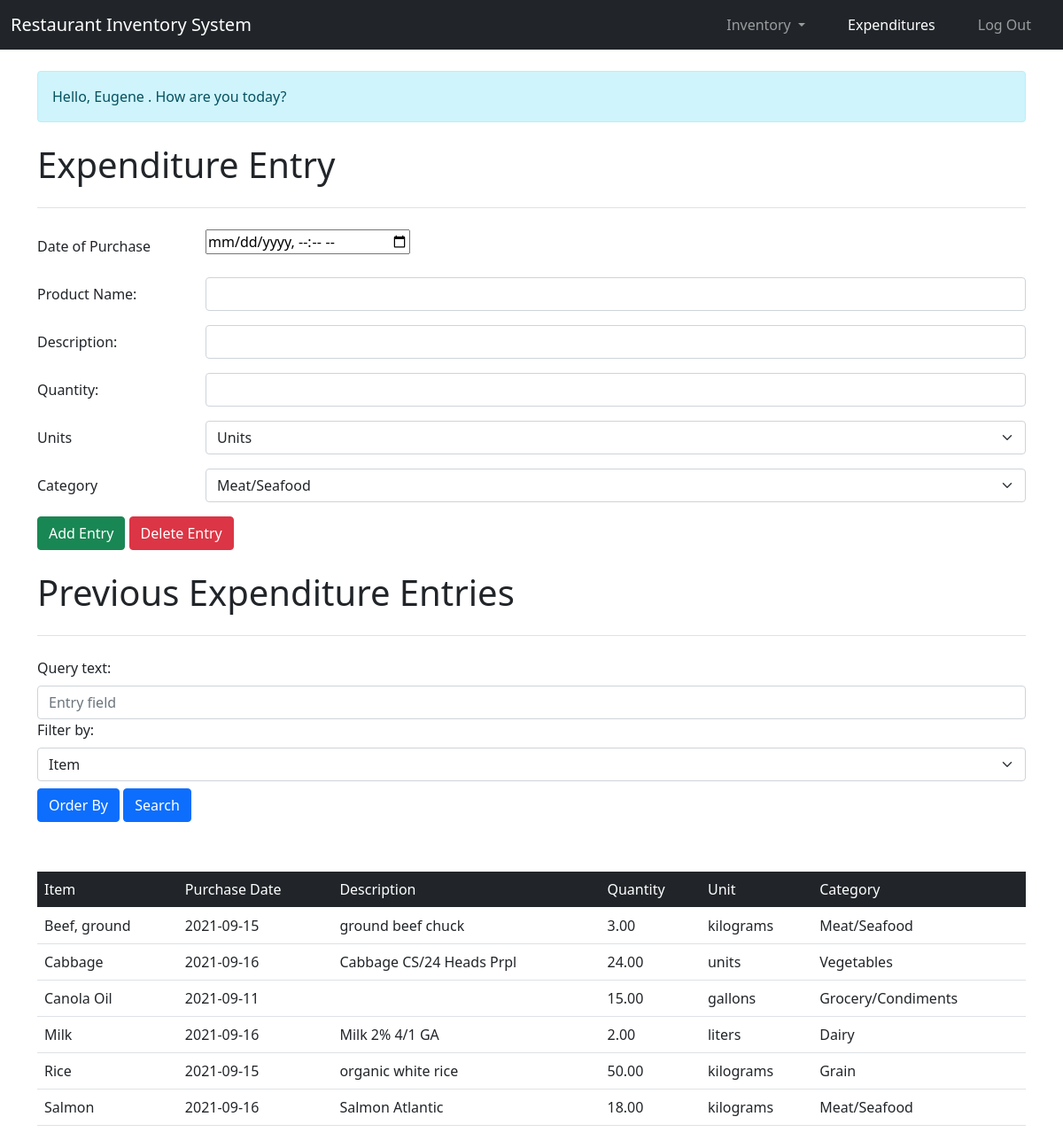
The app's page /index.php (signed in), older data.
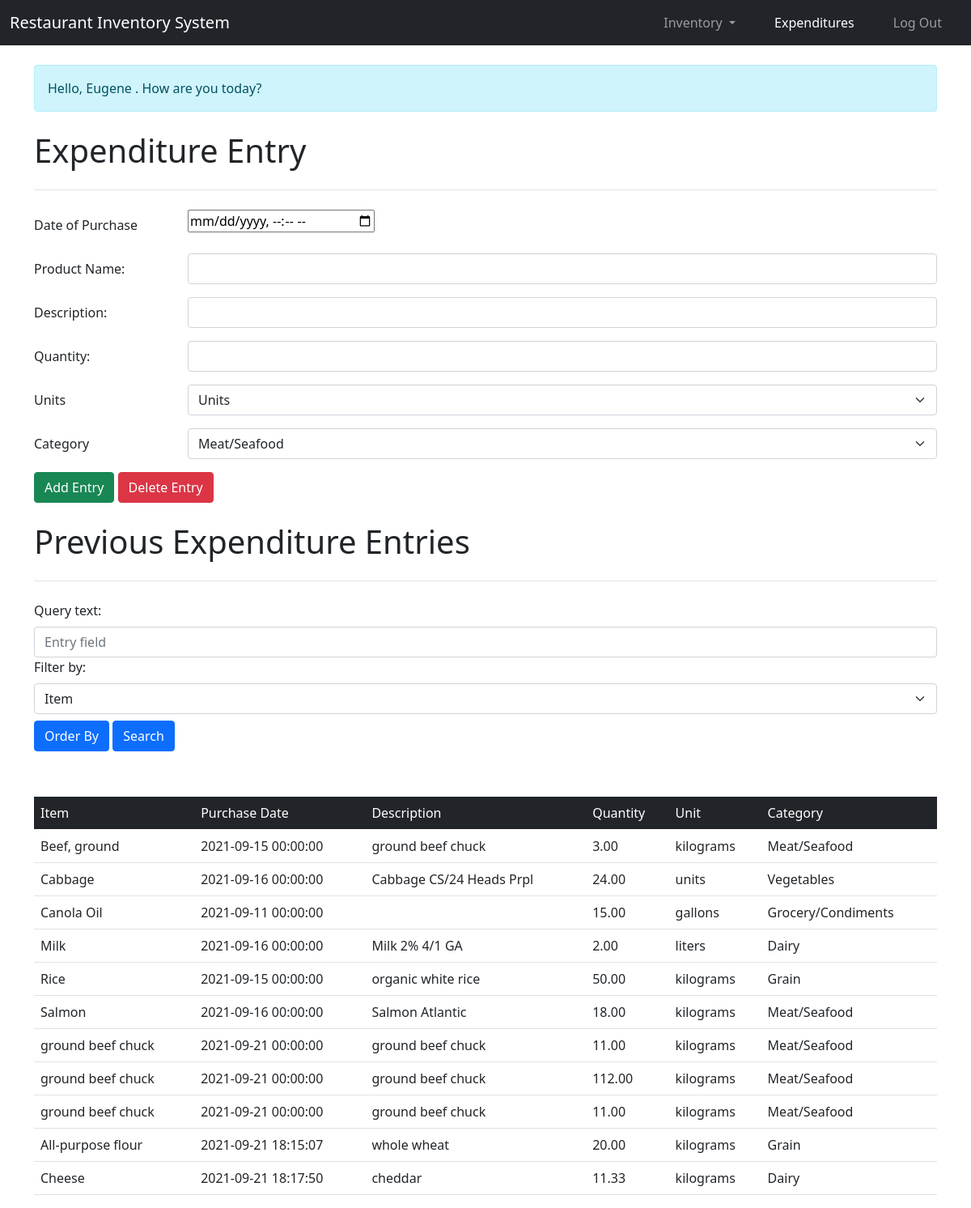
The same page, newer data.
### tables this page shows
CREATE TABLE `users` (
  `id` bigint(20) NOT NULL,
  `user_id` bigint(20) NOT NULL,
  `name` varchar(100) NOT NULL,
  `email` varchar(100) NOT NULL,
  `password` varchar(100) NOT NULL,
  `privelege` enum('admin','employee') NOT NULL,
  `date` timestamp NOT NULL DEFAULT current_timestamp() ON UPDATE current_timestamp()
);

CREATE TABLE `expenditure` (
  `Item` varchar(100) NOT NULL,
  `PurchaseDate` datetime NOT NULL DEFAULT current_timestamp(),
  `Description` varchar(255) DEFAULT NULL,
  `Quantity` float(7,2) NOT NULL DEFAULT 0.00,
  `Unit` enum('units','kilograms','boxes','liters','gallons') NOT NULL,
  `Category` enum('Meat/Seafood','Vegetables','Grocery/Condiments','Dairy','Grain','Fruit','Cutlery/Utensils','Major Equipment','Minor Equipment') NOT NULL
);

### include/functions.inc.php (called while the page is built, shortened)
<?php
function check_login($con)
{
	if(isset($_SESSION['user_id']))
	{
		$id = $_SESSION['user_id'];
		$query = "select * from users where user_id = $id limit 1";
		$result = mysqli_query($con, $query);
        if($result && mysqli_num_rows($result) > 0)
		{
			$user_data = mysqli_fetch_assoc($result);
			return $user_data;
		}
	}
	die;
}

### index.php (the view, shortened to what this page needs)
<?php
	include("./include/connections.inc.php");
	include("./include/functions.inc.php");
	$user_data = check_login($usersConnection);
?>
<!DOCTYPE html>
<html>
<head>
    <link href="https://cdn.jsdelivr.net/npm/bootstrap@5.0.2/dist/css/bootstrap.min.css" rel="stylesheet">
</head>
<body>
<nav class="navbar navbar-expand-lg navbar-dark bg-dark">
    <div class="container-fluid">
        <a class="navbar-brand" href="index.php">Restaurant Inventory System</a>
        <div class="collapse navbar-collapse " id="navbarSupportedContent">
            <ul class="navbar-nav ms-auto mb-2 mb-lg-0">
                <li class="nav-item dropdown">
                    <a class="nav-link dropdown-toggle px-4" href="#" id="navbarDropdown" role="button" data-bs-toggle="dropdown" aria-expanded="false">
                        Inventory
                    </a>
                </li>
                <li class="nav-item">
                    <a class="nav-link px-4 active" href="index.php">Expenditures</a>
                </li>
                <li class="nav-item">
                    <a class="nav-link px-4" href="logout.php">Log Out</a>
                </li>
            </ul>
        </div>
    </div>
</nav>
<div class = "container">
    <br>
    <div class="alert alert-info" role="alert">
        Hello, <?php echo $user_data['name']; ?>. How are you today?
    </div>
    <h1 class = "pb-4 mt-4 mb-4 border-bottom">Expenditure Entry</h1>
    <form method = "post">
        <div class="row mb-3">
            <label for="dateOfPurchase" class="col-sm-2 col-form-label">Date of Purchase</label>
            <div class="col-sm-10">
                <input type="datetime-local" name="dateOfPurchase" requiredclass="form-control" id="dateOfPurchase" required>
            </div>
        </div>
        <div class="row mb-3">
            <label for="productName" class="col-sm-2 col-form-label">Product Name:</label>
            <div class="col-sm-10">
                <input type="text" class="form-control" id="productName" name="productName" required>
            </div>
        </div>
        <div class="row mb-3">
            <label for="description" class="col-sm-2 col-form-label">Description: </label>
            <div class="col-sm-10">
                <input type="text" class="form-control" id="description" name="description" required>
            </div>
        </div>
        <div class="row mb-3">
            <label for="quantity" class="col-sm-2 col-form-label">Quantity: </label>
            <div class="col-sm-10">
                <input type="text" class="form-control" id="quantity" name="quantity" required>
            </div>
        </div>
        <div class="row mb-3">
            <label class="col-sm-2 col-form-label" for="units">Units</label>
            <div class="col-sm-10">
                <select class="form-select" id="units" type="text" name="units" required>
                    <option value='units'>Units</option>
                </select>
            </div>
        </div>
        <div class="row mb-3">
            <label class="col-sm-2 col-form-label" for="category">Category</label>
            <div class="col-sm-10">
                <select class="form-select" id="category" name = "category" required>
                    <option value='Meat/Seafood'>Meat/Seafood</option>
                </select>
            </div>
        </div>
        <button type="submit" name="addEntry" value="Add Entry" class="text-right btn btn-success"> Add Entry</button>
        <button type="submit" name="deleteEntry" value="Delete Entry" class="text-right btn btn-danger">Delete Entry</button>
    </form>
    <h1 class = "pb-4 mt-4 mb-4 border-bottom">Previous Expenditure Entries</h1>
    <form method = "post">
        <div class = "form-row align-items-center">
            <div class = "col-auto">
                <label class="form-label" for="queryText">
                    Query text:
                </label>
                <input class="form-control" mb-2" id="queryText" type="text" name="queryText" placeholder="Entry field">
            </div>
            <div class = "col-auto">
                <label class="form-label" for="columnToBeArranged">
                Filter by:
                </label>
                <select class="form-select mb-2" id="columnToBeArranged" type="text" name="columnToBeArranged">
                    <option value='Item'>Item</option>
                </select>
            </div>
            <div class = "col-auto">
                <button class="btn btn-primary mb-2" id="orderButton" type="submit" name="orderBy">Order By</button>
                <button class="btn btn-primary mb-2" id="searchButton" type="submit" name="searchValue">Search</button>
            </div>
        </div>
    </form>
    <table class="table table-hover">
        <thead class = "table-dark ">
        <tr>
            <td scope="col">Item</td>
            <td scope="col">Purchase Date</td>
            <td scope="col">Description</td>
            <td scope="col">Quantity</td>
            <td scope="col">Unit</td>
            <td scope="col">Category</td>
        </tr>
        </thead>
</div>
    <?php
    echo "<br>";
    echo "<br>";
    $query = "select * from expenditure";
    $results = mysqli_query($inventoryConnection, $query);
    if($results)
    {
        if(mysqli_num_rows($results) > 0)
        {
            while($rows= mysqli_fetch_array($results))
            {
                echo "<tr><td>".$rows['Item']."</td>";
                echo "<td>".$rows['PurchaseDate']."</td>";
                echo "<td>".$rows['Description']."</td>";
                echo "<td>".$rows['Quantity']."</td>";
                echo "<td>".$rows['Unit']."</td>";
                echo "<td>".$rows['Category']."</td></tr>";
            }
        }
    }else{
        $danger = "<div class=\"alert alert-danger\" role=\"alert\">
                Something went wrong with the database. Try again later.
                </div>";    }
    ?>
</body>
</html>

Row changes from the older to the newer data that the page shows:
changed expenditure "Beef, ground": PurchaseDate "2021-09-15" → "2021-09-15 00:00:00"
changed expenditure "Cabbage": PurchaseDate "2021-09-16" → "2021-09-16 00:00:00"
changed expenditure "Canola Oil": PurchaseDate "2021-09-11" → "2021-09-11 00:00:00"
changed expenditure "Milk": PurchaseDate "2021-09-16" → "2021-09-16 00:00:00"
changed expenditure "Rice": PurchaseDate "2021-09-15" → "2021-09-15 00:00:00"
changed expenditure "Salmon": PurchaseDate "2021-09-16" → "2021-09-16 00:00:00"
added expenditure: Item "ground beef chuck", PurchaseDate "2021-09-21 00:00:00", Description "ground beef chuck", Quantity "11.00", Unit "kilograms", Category "Meat/Seafood"
added expenditure: Item "ground beef chuck", PurchaseDate "2021-09-21 00:00:00", Description "ground beef chuck", Quantity "112.00", Unit "kilograms", Category "Meat/Seafood"
added expenditure: Item "ground beef chuck", PurchaseDate "2021-09-21 00:00:00", Description "ground beef chuck", Quantity "11.00", Unit "kilograms", Category "Meat/Seafood"
added expenditure: Item "All-purpose flour", PurchaseDate "2021-09-21 18:15:07", Description "whole wheat", Quantity "20.00", Unit "kilograms", Category "Grain"
added expenditure: Item "Cheese", PurchaseDate "2021-09-21 18:17:50", Description "cheddar", Quantity "11.33", Unit "kilograms", Category "Dairy"
